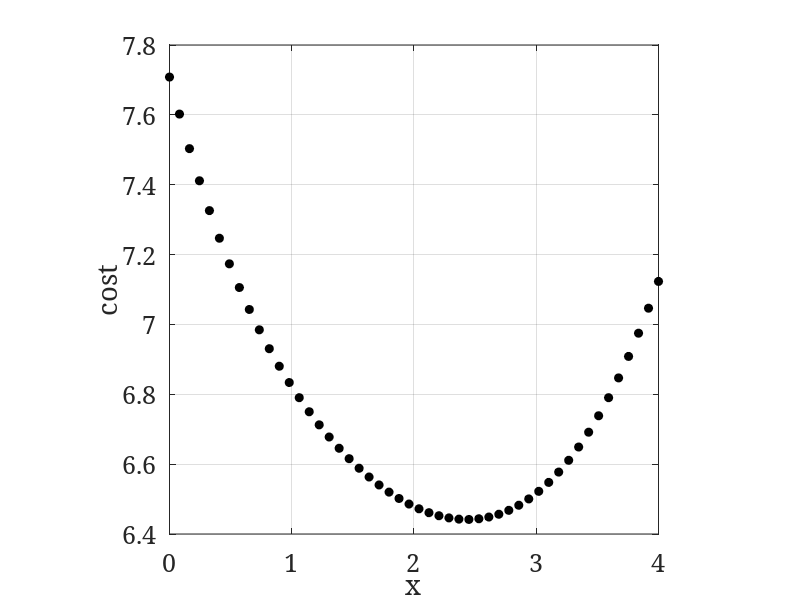

Write the MATLAB code that produced this figure.
clc
clear
set(0, 'DefaultAxesFontSize', 18);
set(0, 'DefaultFigureColor', 'w');
set(0,'defaultAxesFontName', 'serif')
% fixed parameters
y1 = 1;
y2 = 2;
n1 = 1;
n2 = 1.5;
L = 4;
% algorithmic properties 
x = linspace(0,L,50);          % initial estimate for x
costs = zeros(size(x));    % preallocate costs
stepSize = 2;   % step size
numIter = 20;   % number of iterations 
for k=1:length(x)
    % compute cost function
    costs(k) = n1*sqrt(x(k)^2+y1^2) + ...
               n2*sqrt((x(k)-L)^2 + y2^2);
end
% display result with n digits precision
plot(x, costs, 'ko','MarkerFaceColor','k')
xlabel('x'),ylabel('cost'), grid on, axis square
